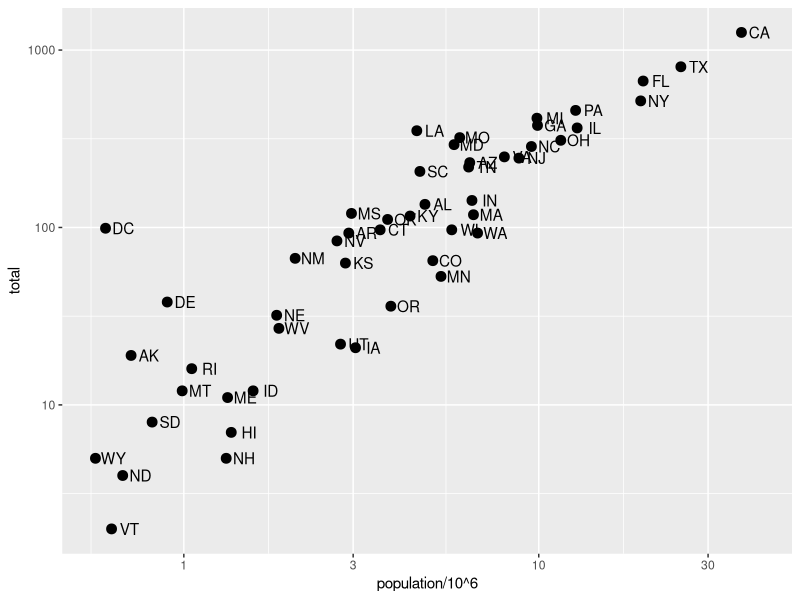
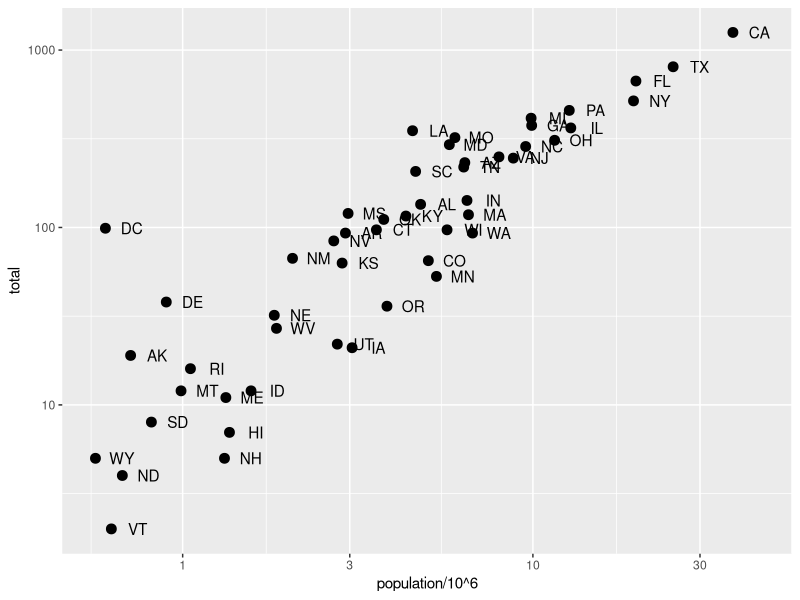
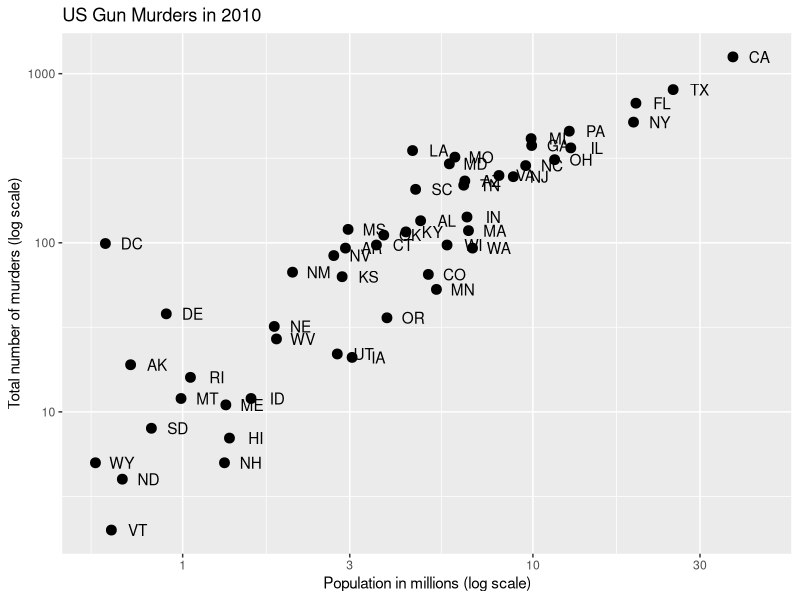
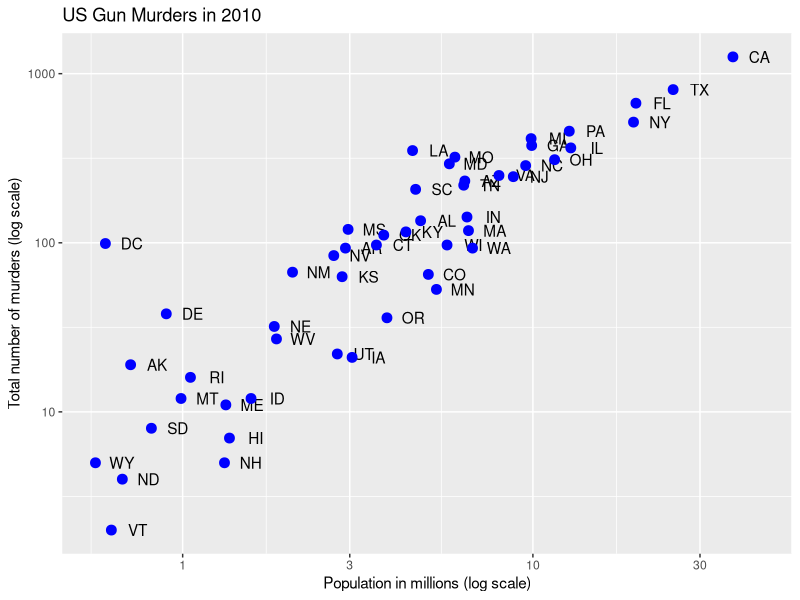
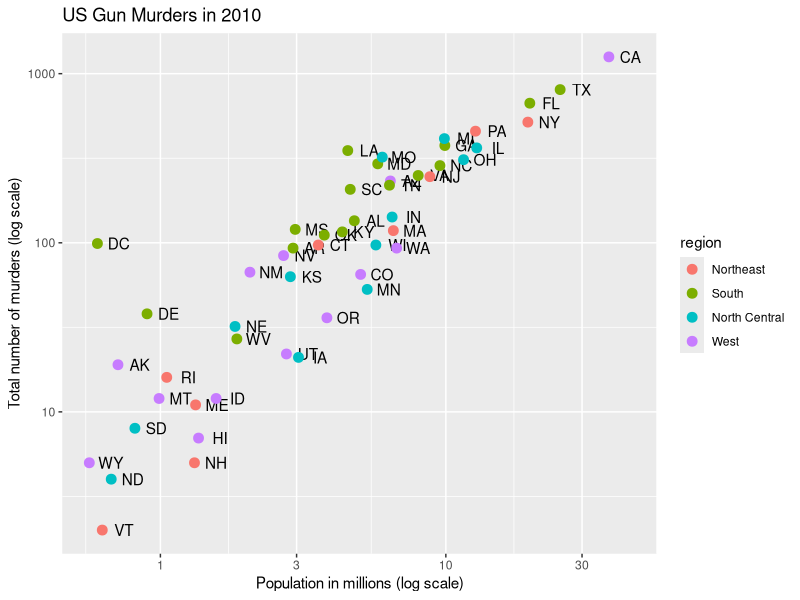
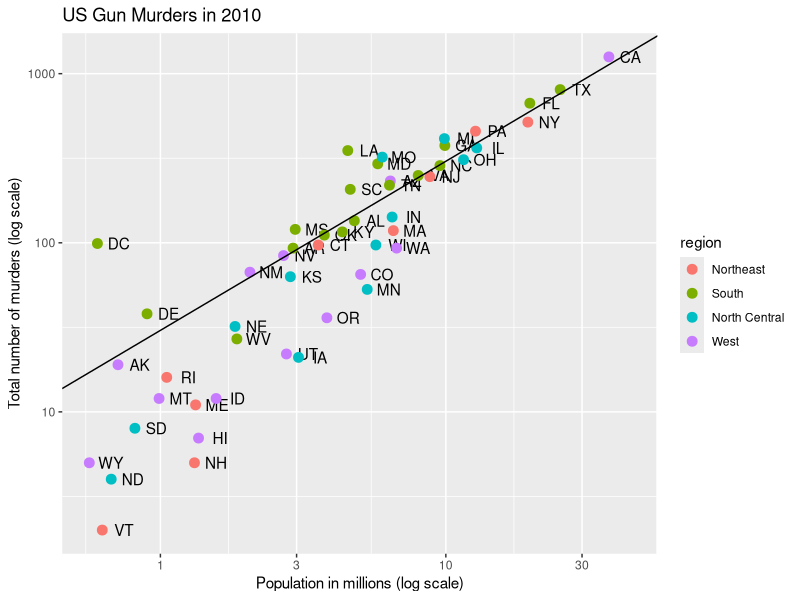
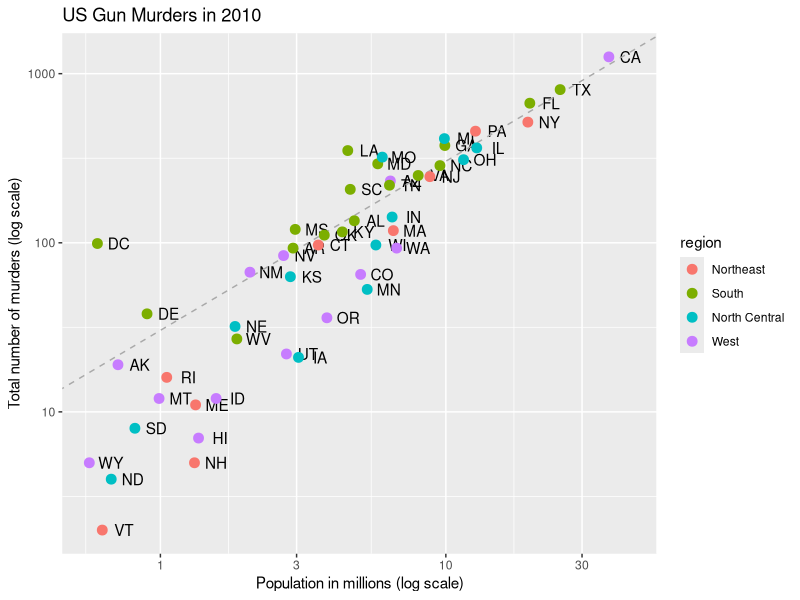

Source code (R) for these figures, in order:
# define p
library(tidyverse)
library(dslabs)
data(murders)
p <- murders %>% ggplot(aes(population/10^6, total, label = abb))

# log base 10 scale the x-axis and y-axis
p + geom_point(size = 3) +
  geom_text(nudge_x = 0.05) +
  scale_x_continuous(trans = "log10") +
  scale_y_continuous(trans = "log10")

# efficient log scaling of the axes
p + geom_point(size = 3) +
  geom_text(nudge_x = 0.075) +
  scale_x_log10() +
  scale_y_log10()

#labels and title
p + geom_point(size = 3) +
  geom_text(nudge_x = 0.075) +
  scale_x_log10() +
  scale_y_log10() +
  xlab("Population in millions (log scale)") +
  ylab("Total number of murders (log scale)") +
  ggtitle("US Gun Murders in 2010")


# redefine p to be everything except the points layer
p <- murders %>%
  ggplot(aes(population/10^6, total, label = abb)) +
  geom_text(nudge_x = 0.075) +
  scale_x_log10() +
  scale_y_log10() +
  xlab("Population in millions (log scale)") +
  ylab("Total number of murders (log scale)") +
  ggtitle("US Gun Murders in 2010")

# make all points blue
p + geom_point(size = 3, color = "blue")

# color points by region
p + geom_point(aes(col = region), size = 3)

# Add a line with average murder rate per million
# define average murder rate
r <- murders %>%
  summarize(rate = sum(total) / sum(population) * 10^6) %>%
  pull(rate)
# Because if a state has a population x and it has the same murder
# rate as the US, which is r, we simply multiply
# r by x to get the total number of murders.
# since y=rx slope =1, intercept at log scale = log10(r)
# basic line with average murder rate for the country
p + geom_point(aes(col = region), size = 3) +
  geom_abline(intercept = log10(r))    # slope is default of 1

# change line to dashed and dark grey, line under points, so render the line first and then the points
# use lty to chnage line type
p + 
  geom_abline(intercept = log10(r), lty = 2, color = "darkgrey") +
  geom_point(aes(col = region), size = 3)

# Code: Change legend title
p <- p + scale_color_discrete(name = "Region")    # capitalize legend title
